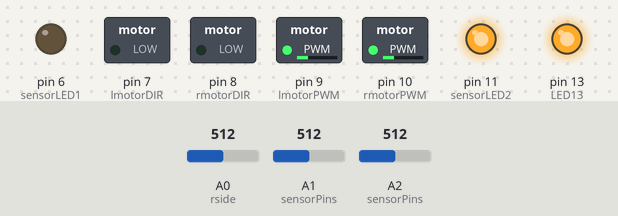
Bench run of a sketch on a simulated Arduino Uno, built with avr-gcc and run on an emulated ATmega328P. Shown: switched loads named in the sketch (green lamp = pin HIGH), output pins drawn as LEDs (lit = HIGH). The test bench sets the inputs (shaded band); at power-on: A0 (rside) = 512, A1 (sensorPins) = 512, A2 (sensorPins) = 512. Pins used as bus, display or sensor lines are not drawn; what the sketch prints to the serial monitor is not drawn.

Above: at 6.7 s.
6.8 s: A0 (rside) set to 810
At 7.5 s:
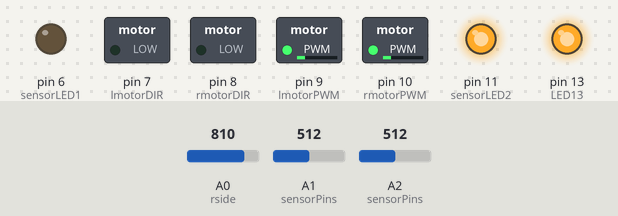
8.3 s: A1 (sensorPins) set to 716
At 8.6 s:
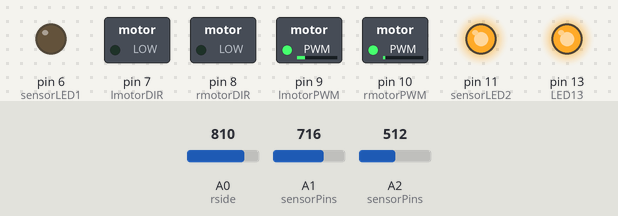
Timing chart, 0 to 11.3 s (numbered marks = the images above; inputs shaded):
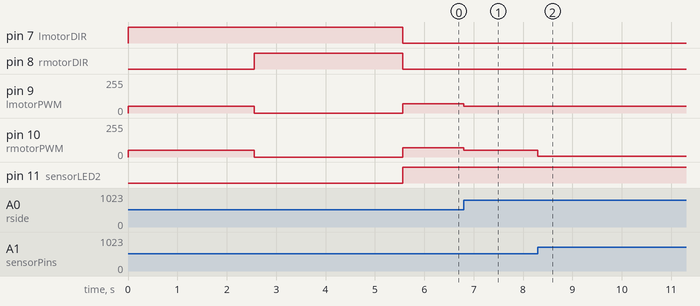

Measured:
- after the input at 6.8 s, pin 9 (lmotorPWM), pin 10 (rmotorPWM): 70/255 → 50/255 at once
- after the input at 8.3 s, pin 10 (rmotorPWM): 50/255 → 5/255 at once

The sketch:

mouse_rightCheck.ino
```cpp
// === INPUT PINS ===
int rside = A0;
int rfront = A1;
int lfront = A2;
int lside = A3;
int sens1 = A4;
int sens2 = A5;
int Receive = 0;
int Transmit = 1;
int m1encoder1 = 2;
int m1encoder2 = 4;
int m2encoder1 = 3;
int m2encoder2 = 5;

// === OUTPUT PINS ===
int sensorLED1 = 6;
int lmotorDIR = 7;
int rmotorDIR = 8;
int lmotorPWM = 9;
int rmotorPWM = 10;
int sensorLED2 = 11;
int trigger = 12;
int LED13 = 13;

// === PID CONFIG ===
#define SETPOINT 500
const int SensorCount = 2;
int sensorPins[SensorCount] = {lfront, rfront};
int minValues[SensorCount];
int maxValues[SensorCount];
int threshold[SensorCount];

float Kp = 0.29;
float Ki = 0;
float Kd = 0.000156;
int P, I, D, PIDvalue;
int previousError = 0;

double dt, last_time;
int motorspeeda, motorspeedb;

// === SPEED CONTROL ===
int maxSpeedLimit = 70;
const int WHITE_LINE_THRESHOLD = 800;
bool linePreviouslyDetected = false;
int curveLineCount = 0;

void setup() {
  pinMode(sensorLED1, OUTPUT);
  pinMode(lmotorDIR, OUTPUT);
  pinMode(rmotorDIR, OUTPUT);
  pinMode(lmotorPWM, OUTPUT);
  pinMode(rmotorPWM, OUTPUT);
  pinMode(sensorLED2, OUTPUT);
  pinMode(trigger, OUTPUT);
  pinMode(LED13, OUTPUT);
  pinMode(m1encoder1, INPUT);
  pinMode(m1encoder2, INPUT);
  pinMode(m2encoder1, INPUT);
  pinMode(m2encoder2, INPUT);

  Serial.begin(9600);
  calibrate();
  delay(3000);
}

void loop() {
  digitalWrite(trigger, HIGH);  // Turn emitter on
  double now = millis();
  dt = (now - last_time) / 1000.0;
  last_time = now;

  // Read side sensor once
  int rsideValue = analogRead(rside);

  // If we haven’t slowed down yet and we see the first line
  if (maxSpeedLimit == 70 && rsideValue > WHITE_LINE_THRESHOLD) {
    maxSpeedLimit = 50;
    Serial.println("First white line detected – slowing down to 50");
  }

  linefollow();
}


void linefollow() {
  digitalWrite(sensorLED2, HIGH);
  unsigned int position = readLineCustom();
  int error = SETPOINT - position;

  P = error;
  I = (I + error) * dt;
  D = (error - previousError) / dt;

  PIDvalue = (Kp * P) + (Ki * I) + (Kd * D);
  previousError = error;

  int baseSpeed = 150;
  motorspeeda = baseSpeed - PIDvalue;
  motorspeedb = baseSpeed + PIDvalue;

  motorspeeda = constrain(motorspeeda, 0, maxSpeedLimit);
  motorspeedb = constrain(motorspeedb, 0, maxSpeedLimit);

  forward(motorspeeda, motorspeedb);
}

unsigned int readLineCustom() {
  int normalized[SensorCount];
  unsigned long weightedSum = 0;
  unsigned int total = 0;
  int positions[SensorCount] = {0, 1000};

  for (int i = 0; i < SensorCount; i++) {
    int raw = analogRead(sensorPins[i]);
    int range = maxValues[i] - minValues[i];
    if (range == 0) range = 1;
    int norm = constrain((raw - minValues[i]) * 1000 / range, 0, 1000);
    normalized[i] = norm;
    weightedSum += (unsigned long)norm * positions[i];
    total += norm;
  }

  if (total == 0) return 500; // Fallback to center
  return weightedSum / total;
}

void calibrate() {
  digitalWrite(trigger, HIGH);
  digitalWrite(LED13, HIGH);
  Serial.println("Starting calibration...");

  for (int i = 0; i < SensorCount; i++) {
    int val = analogRead(sensorPins[i]);
    minValues[i] = val;
    maxValues[i] = val;
  }

  for (int j = 0; j < 250; j++) {
    spinRobot();
    for (int i = 0; i < SensorCount; i++) {
      int val = analogRead(sensorPins[i]);
      if (val < minValues[i]) minValues[i] = val;
      if (val > maxValues[i]) maxValues[i] = val;
    }
  }

  for (int i = 0; i < SensorCount; i++) {
    threshold[i] = (minValues[i] + maxValues[i]) / 2;
  }

  forward(0, 0);
  Serial.println("Calibration complete!");
}

void spinRobot() {
  analogWrite(lmotorPWM, 50);
  analogWrite(rmotorPWM, 50);
  digitalWrite(lmotorDIR, HIGH);
  digitalWrite(rmotorDIR, LOW);
  delay(10);
}

void forward(int leftSpeed, int rightSpeed) {
  analogWrite(lmotorPWM, abs(leftSpeed));
  analogWrite(rmotorPWM, abs(rightSpeed));
  digitalWrite(lmotorDIR, leftSpeed > 0 ? LOW : HIGH);
  digitalWrite(rmotorDIR, rightSpeed > 0 ? LOW : HIGH);
}
```
